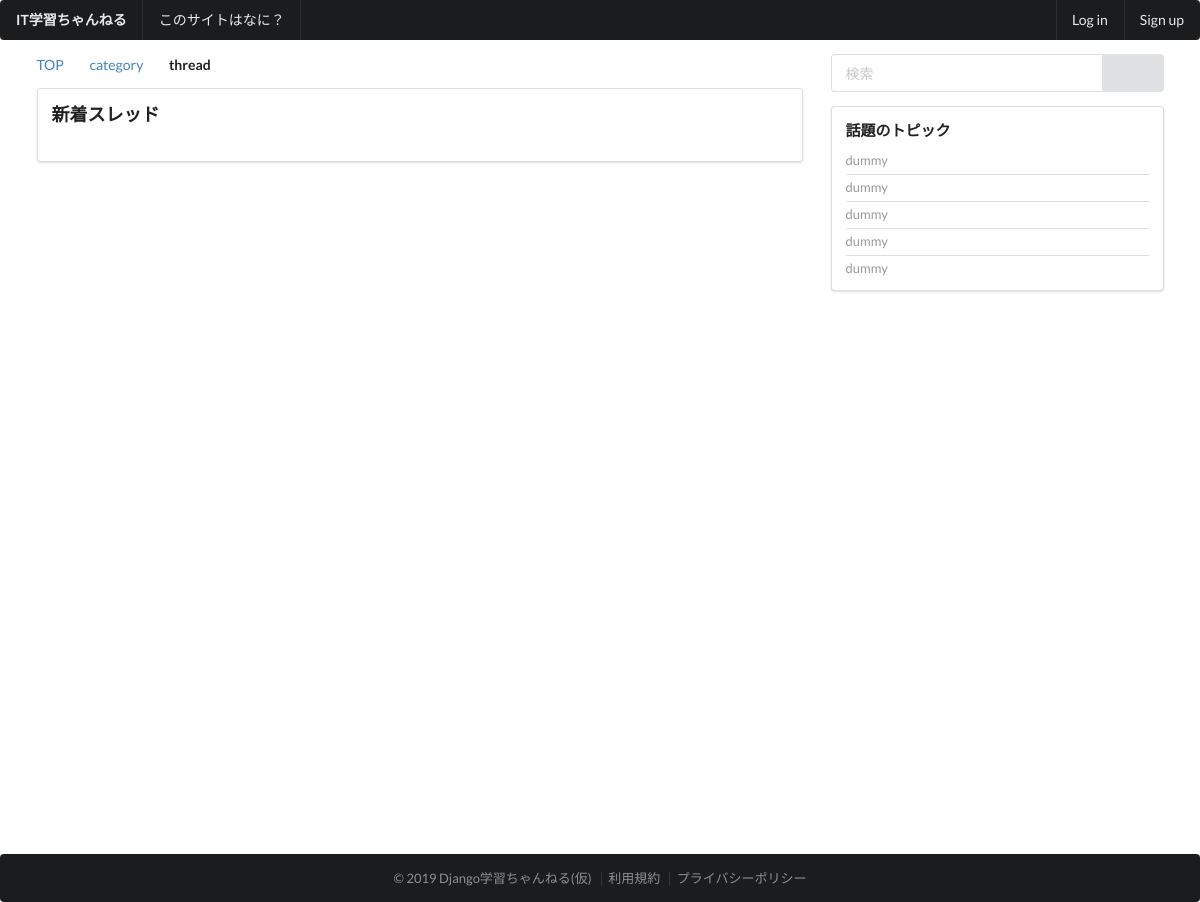
The app's page /, older data.
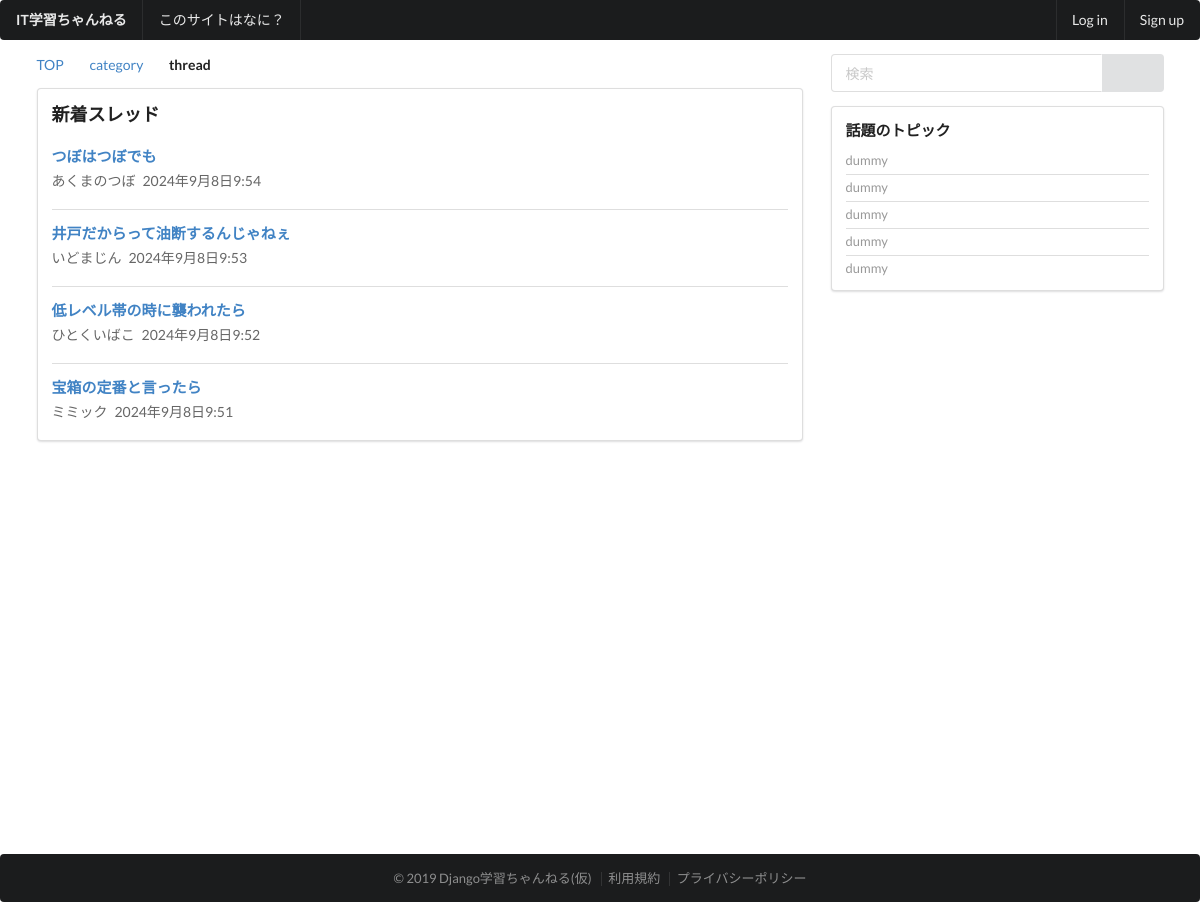
The same page, newer data.
### thread/models.py (models this page shows, shortened)
class Topic(models.Model):
    user_name = models.CharField(
        '名無しさん',
        max_length=30,
        null=True,
        blank=False,
    )
    title = models.CharField(
        'タイトル',
        max_length=255,
        null = False,
        blank = False,
    )
    message = models.TextField(
        verbose_name='本文',
        null=True,
        blank=False,
    )
    category = models.ForeignKey(
        Category,
        verbose_name='カテゴリー',
        on_delete=models.PROTECT,
        null=True,
        blank=False,
    )
    status = models.IntegerField(
        'トピックのステータス',
        default=0,
        choices=TOPIC_STATUS_CHOICE,
    )
    created = models.DateTimeField(
        auto_now_add=True,
    )
    modified = models.DateTimeField(
        auto_now=True,
    )
    objects = TopicManager()

### base/views.py (the view)
# urls.py: path('', TopicListView.as_view(), name='top'),
class TopicListView(ListView):
    template_name = 'base/top.html'
    queryset = Topic.objects.order_by('-created')
    context_object_name = 'topic_list'

### templates/base/top.html (shortened to what this page needs)
{% extends 'base/base.html' %}
{% block content %}
<div class="ui grid stackable">
  <div class="eleven wide column">
    <div class="ui breadcrumb">
      <a class="section">TOP</a>
      <i class="right angle icon divider"></i>
      <a class="section">category</a>
      <i class="right angle icon divider"></i>
      <div class="active section">thread</div>
    </div>
    <div class="ui segment">
      <div class="content">
        <div class="header"><h3>新着スレッド</h3></div>
        <div class="ui divided items">
          {% for topic in topic_list %}
          <div class="item">
            <div class="content">
              <div class="header">
                <a href="{% url 'topic' topic.pk %}"><h4>{{topic.title}}</h4></a>
              </div>
              <div class="meta">
                <span class="name">{{topic.user_name}}</span>
                <span class="date">{{topic.created}}</span>
              </div>
            </div>
          </div>
          {% endfor %}
        </div>
      </div>
    </div>
  </div>
  {% include 'base/sidebar.html' %}
</div>
{% endblock %}

Row changes from the older to the newer data that the page shows:
added Topic: title "つぼはつぼでも", user_name "あくまのつぼ", created "2024年9月8日9:54"
added Topic: title "井戸だからって油断するんじゃねぇ", user_name "いどまじん", created "2024年9月8日9:53"
added Topic: title "低レベル帯の時に襲われたら", user_name "ひとくいばこ", created "2024年9月8日9:52"
added Topic: title "宝箱の定番と言ったら", user_name "ミミック", created "2024年9月8日9:51"
